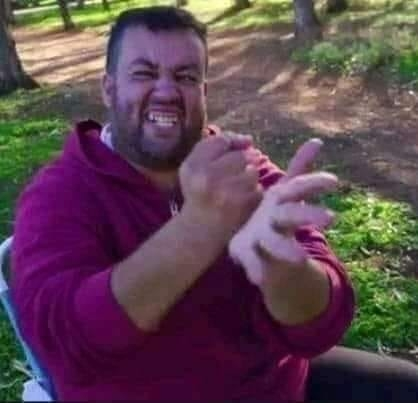
#> input picture Photos/test.jpg, 418 x 403 px
$ python masking.py
#> lines starting #> are read from the running program, lines starting #| are printed output that depends on the picture; after the words box and inside, x2 and y2 are one past the last pixel; in counts of white or black regions, pixels touching at a corner belong together
import cv2 as cv
import numpy as np
# Read image
img = cv.imread('Photos/test.jpg')
#> img is the input picture: shape (403, 418, 3); mean B, G, R 80.9, 69.1, 93.4
cv.imshow('test', img)
blank = np.zeros(img.shape[:2],dtype='uint8')
cv.imshow('Blank', blank)
circle = cv.circle(blank.copy(),(img.shape[1]//2-50,img.shape[0]//2-100),100,255,-1)
# cv.imshow('Mask', mask)
rectangle = cv.rectangle(blank.copy(),(30,30),(370,370),255,-1)
# cv.imshow('Mask2', mask2)
weird_shape = cv.bitwise_and(circle,rectangle)
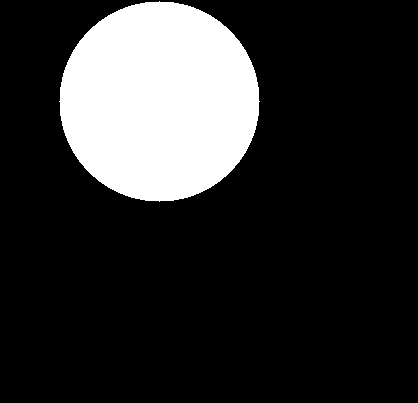
#> circle: shape (403, 418); 18.7% white; 1 white region, box (x1, y1, x2, y2) and area: (59, 1, 260, 202) 31417
cv.imshow('weird shape', weird_shape)
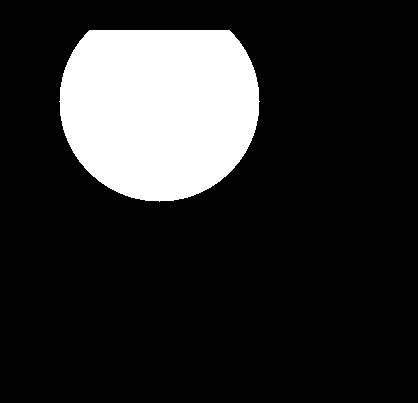
#> window 'weird shape': shape (403, 418); 17% white; 1 white region, box (x1, y1, x2, y2) and area: (59, 30, 260, 202) 28674
# masked = cv.bitwise_and(img,img,mask=mask)
# cv.imshow('Masked', masked)
weird_shape_masked_img = cv.bitwise_and(img,img,mask=weird_shape)
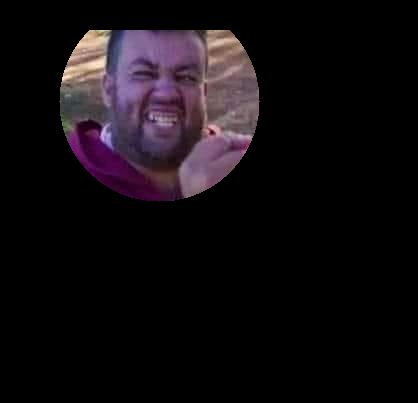
#> weird_shape_masked_img: shape (403, 418, 3); mean B, G, R 16.6, 13, 17.9
cv.imshow('weird_shape_masked_img', weird_shape_masked_img)

cv.waitKey(0)
